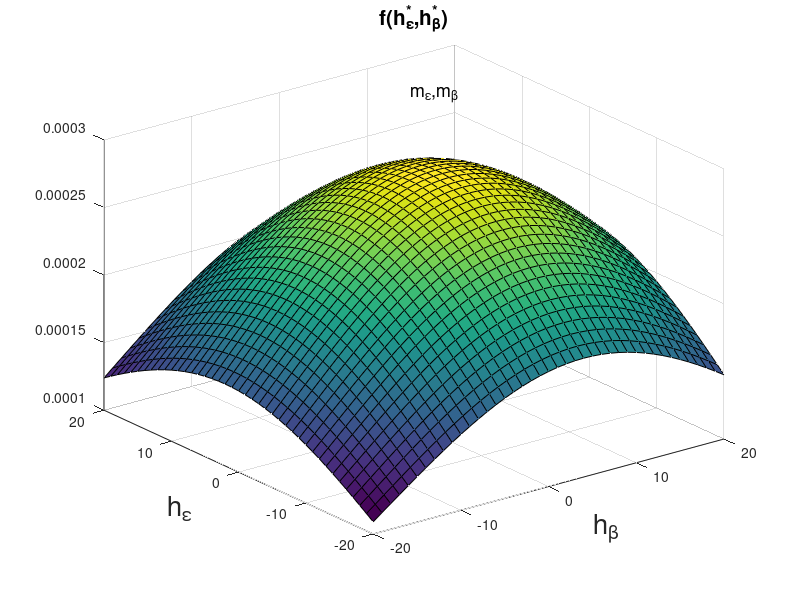
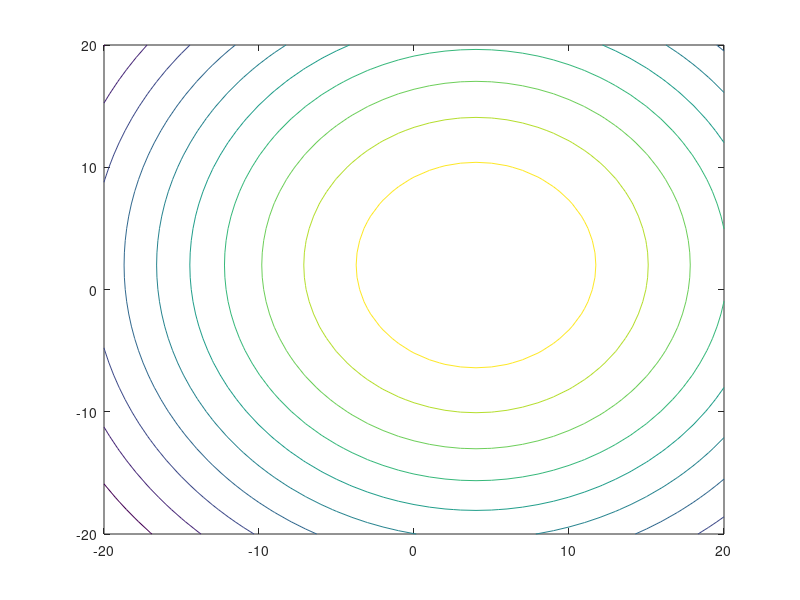

These figures' MATLAB source, in order: (Note: this script raises an error after producing the figures.)
%% 
% Spreading density function
% 
% $$f{\left(h_{\varepsilon } ,h_{\beta } \right)}=\frac{1}{2\pi \sigma_{\varepsilon 
% } \sigma_{\beta } }e^{-{\left[\frac{{{\left(h_{\varepsilon } -m_{\varepsilon 
% } \right)}}^2 }{2\sigma_{\varepsilon }^2 }\ +\ \frac{{{\left(h_{\beta } -m_{\beta 
% } \right)}}^2 }{2\sigma_{\beta }^2 }\right]}} \ \$$

%set factors
s_e=25;
s_b=23;
m_e=2;
m_b=4;

%create meshgrid
[h_e,h_b] = meshgrid(-20:1:20,-20:1:20);

%calculate spreading density factors
wsp1=((h_e-m_e).^2/(2*s_e.^2));
wsp2=((h_b-m_b).^2/(2*s_b.^2));

%calculate function
f = 1/(2.*pi.*s_e.*s_b).*exp(-(wsp1+wsp2));

%plotting results
figure
surf(h_b,h_e,f)
title('f(h_\epsilon^*,h_\beta^*)',"FontSize",15)
ylabel('h_\epsilon',"FontSize",20)
xlabel('h_\beta',"FontSize",20)
text(m_e+3,m_b+3,3.2e-4,'m_\epsilon,m_\beta',"FontSize",13)


figure
[M,c]=contour(h_b,h_e,f);
c.LineWidth = 2;
grid on
% shading flat
% colormap default
title('f(h_\epsilon^*,h_\beta^*)',"FontSize",13)
ylabel('h_\epsilon',"FontSize",13)
xlabel('h_\beta',"FontSize",13)
text(m_e+2,m_b,3.2e-4,'m_\epsilon,m_\beta',"FontSize",13)
hold on
plot(m_b,m_e,'k+','markersize',10,'LineWidth',2)
hold off